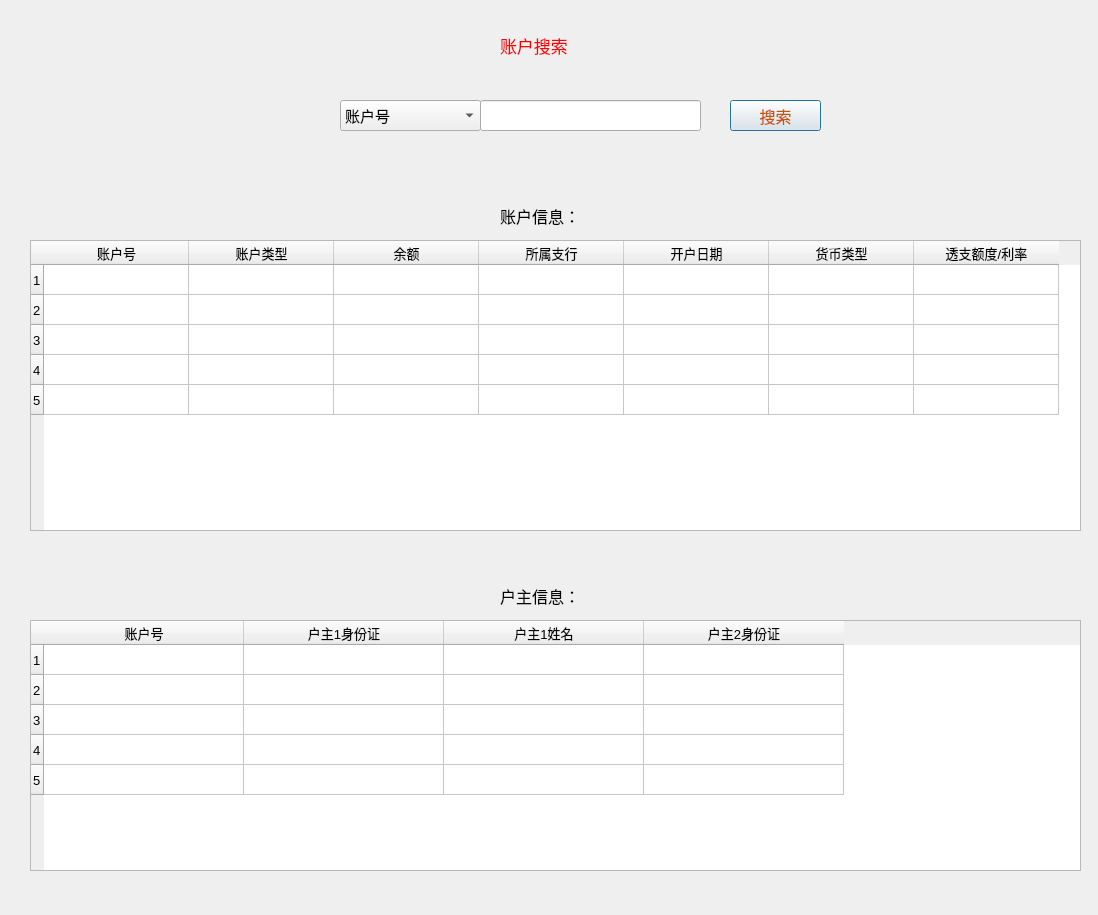
<?xml version="1.0" encoding="UTF-8"?>
<ui version="4.0">
 <class>accountSearch</class>
 <widget class="QDialog" name="accountSearch">
  <property name="geometry">
   <rect>
    <x>0</x>
    <y>0</y>
    <width>1098</width>
    <height>915</height>
   </rect>
  </property>
  <property name="windowTitle">
   <string>Dialog</string>
  </property>
  <property name="styleSheet">
   <string notr="true">col</string>
  </property>
  <widget class="QComboBox" name="choice">
   <property name="geometry">
    <rect>
     <x>340</x>
     <y>100</y>
     <width>141</width>
     <height>31</height>
    </rect>
   </property>
   <property name="font">
    <font>
     <pointsize>11</pointsize>
    </font>
   </property>
   <item>
    <property name="text">
     <string>账户号</string>
    </property>
   </item>
   <item>
    <property name="text">
     <string>户主身份证</string>
    </property>
   </item>
  </widget>
  <widget class="QLineEdit" name="text">
   <property name="geometry">
    <rect>
     <x>480</x>
     <y>100</y>
     <width>221</width>
     <height>31</height>
    </rect>
   </property>
   <property name="font">
    <font>
     <pointsize>12</pointsize>
    </font>
   </property>
   <property name="text">
    <string/>
   </property>
  </widget>
  <widget class="QPushButton" name="Search">
   <property name="geometry">
    <rect>
     <x>730</x>
     <y>100</y>
     <width>91</width>
     <height>31</height>
    </rect>
   </property>
   <property name="font">
    <font>
     <pointsize>12</pointsize>
    </font>
   </property>
   <property name="styleSheet">
    <string notr="true">color:rgb(200, 84, 6)</string>
   </property>
   <property name="text">
    <string>搜索</string>
   </property>
  </widget>
  <widget class="QLabel" name="label">
   <property name="geometry">
    <rect>
     <x>500</x>
     <y>30</y>
     <width>111</width>
     <height>31</height>
    </rect>
   </property>
   <property name="font">
    <font>
     <pointsize>13</pointsize>
    </font>
   </property>
   <property name="styleSheet">
    <string notr="true">color:red</string>
   </property>
   <property name="text">
    <string>账户搜索</string>
   </property>
  </widget>
  <widget class="QTableWidget" name="account">
   <property name="geometry">
    <rect>
     <x>30</x>
     <y>240</y>
     <width>1051</width>
     <height>291</height>
    </rect>
   </property>
   <property name="font">
    <font>
     <pointsize>10</pointsize>
    </font>
   </property>
   <attribute name="horizontalHeaderDefaultSectionSize">
    <number>145</number>
   </attribute>
   <row>
    <property name="text">
     <string>1</string>
    </property>
   </row>
   <row>
    <property name="text">
     <string>2</string>
    </property>
   </row>
   <row>
    <property name="text">
     <string>3</string>
    </property>
   </row>
   <row>
    <property name="text">
     <string>4</string>
    </property>
   </row>
   <row>
    <property name="text">
     <string>5</string>
    </property>
   </row>
   <column>
    <property name="text">
     <string>账户号</string>
    </property>
   </column>
   <column>
    <property name="text">
     <string>账户类型</string>
    </property>
   </column>
   <column>
    <property name="text">
     <string>余额</string>
    </property>
   </column>
   <column>
    <property name="text">
     <string>所属支行</string>
    </property>
   </column>
   <column>
    <property name="text">
     <string>开户日期</string>
    </property>
   </column>
   <column>
    <property name="text">
     <string>货币类型</string>
    </property>
   </column>
   <column>
    <property name="text">
     <string>透支额度/利率</string>
    </property>
   </column>
   <item row="0" column="0">
    <property name="text">
     <string/>
    </property>
   </item>
   <item row="0" column="1">
    <property name="text">
     <string/>
    </property>
   </item>
  </widget>
  <widget class="QTableWidget" name="client">
   <property name="geometry">
    <rect>
     <x>30</x>
     <y>620</y>
     <width>1051</width>
     <height>251</height>
    </rect>
   </property>
   <property name="font">
    <font>
     <pointsize>10</pointsize>
    </font>
   </property>
   <attribute name="horizontalHeaderDefaultSectionSize">
    <number>200</number>
   </attribute>
   <row>
    <property name="text">
     <string>1</string>
    </property>
   </row>
   <row>
    <property name="text">
     <string>2</string>
    </property>
   </row>
   <row>
    <property name="text">
     <string>3</string>
    </property>
   </row>
   <row>
    <property name="text">
     <string>4</string>
    </property>
   </row>
   <row>
    <property name="text">
     <string>5</string>
    </property>
   </row>
   <column>
    <property name="text">
     <string>账户号</string>
    </property>
   </column>
   <column>
    <property name="text">
     <string>户主1身份证</string>
    </property>
   </column>
   <column>
    <property name="text">
     <string>户主1姓名</string>
    </property>
   </column>
   <column>
    <property name="text">
     <string>户主2身份证</string>
    </property>
   </column>
  </widget>
  <widget class="QLabel" name="label_2">
   <property name="geometry">
    <rect>
     <x>500</x>
     <y>200</y>
     <width>101</width>
     <height>31</height>
    </rect>
   </property>
   <property name="font">
    <font>
     <pointsize>12</pointsize>
    </font>
   </property>
   <property name="text">
    <string>账户信息：</string>
   </property>
  </widget>
  <widget class="QLabel" name="label_3">
   <property name="geometry">
    <rect>
     <x>500</x>
     <y>580</y>
     <width>101</width>
     <height>31</height>
    </rect>
   </property>
   <property name="font">
    <font>
     <pointsize>12</pointsize>
    </font>
   </property>
   <property name="text">
    <string>户主信息：</string>
   </property>
  </widget>
  <widget class="QLabel" name="ts">
   <property name="geometry">
    <rect>
     <x>360</x>
     <y>150</y>
     <width>461</width>
     <height>21</height>
    </rect>
   </property>
   <property name="font">
    <font>
     <pointsize>11</pointsize>
    </font>
   </property>
   <property name="styleSheet">
    <string notr="true">color:red</string>
   </property>
   <property name="text">
    <string/>
   </property>
  </widget>
 </widget>
 <resources/>
 <connections/>
</ui>
